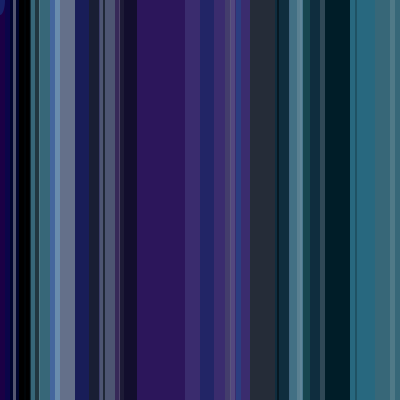
Frame 1 (no input)
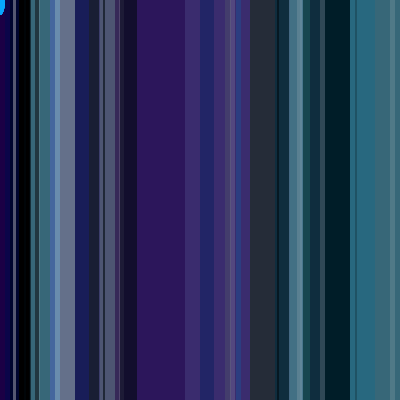
Frame 60 (the mouse pressed at the canvas centre just before this capture)
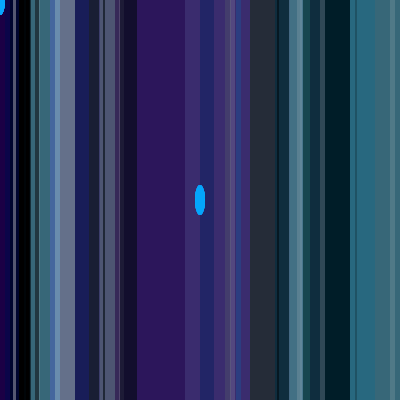
Frame 120 (the mouse held since frame 60 and released just before this capture)

The Processing sketch that drew these frames (run headless with seeded random() and noise(); from frame 60 on, the mouse is pressed at the canvas centre):

// Processing sketch: processing_37606
// ── processing_37606.pde

void setup() {
  size(400, 400);

background (0);
noStroke();
fill (70, 0, 177, 100);
rect (50, 0, 200, 400);
fill (70, 0, 177, 100);
rect (0, 0, 10, 400);
fill (116, 219, 255, 120);
rect (30, 0, 30, 400);
fill (116, 219, 255, 120);
rect (350, 0, 50, 400);
fill (167, 183, 255, 30);
rect (300, 0, 10, 400);
fill (167, 183, 255, 30);
rect (100, 0, 225, 400);
fill (0, 106, 147, 70);
rect (275, 0, 100, 400);
fill (145, 222, 207, 70);
rect (60, 0, 55, 400);
fill (189, 222, 207, 80);
rect (55, 0, 20, 400);
fill (0, 118, 76, 50);
rect (290, 0, 20, 400);
fill (95, 118, 76, 50);
rect (100, 0, 20, 400);
fill (95, 118, 76, 50);
rect (225, 0, 6, 400);
fill (0, 8, 75, 155);
rect (5, 0, 14, 400);
fill (0, 8, 75, 155);
rect (75, 0, 14, 400);
fill (0, 8, 75, 155);
rect (200, 0, 14, 400);
fill (165, 209, 255, 90);
rect (289, 0, 14, 400);
fill (165, 209, 255, 30);
rect (185, 0, 90, 400);
fill (216, 216, 216, 100);
rect (13, 0, 3, 400);
fill (216, 216, 216, 40);
rect (35, 0, 5, 400);
fill (216, 216, 216, 40);
rect (230, 0, 5, 400);
fill (216, 216, 216, 40);
rect (390, 0, 5, 400);
fill (216, 216, 216, 40);
rect (320, 0, 5, 400);
fill (216, 216, 216, 40);
rect (297, 0, 5, 400);
fill (216, 216, 216, 40);
rect (119, 0, 5, 400);
fill (0, 114, 188, 60);
rect (236, 0, 5, 400);
fill (0, 8, 13, 60);
rect (355, 0, 2, 400);
fill (0, 8, 13, 150);
rect (103, 0, 2, 400);
fill (0, 8, 13, 150);
rect (277, 0, 2, 400);
fill (0, 8, 13, 150);
rect (24, 0, 2, 400);
fill (0, 8, 13, 150);
rect (29, 0, 2, 400);
fill (0, 8, 13, 150);
rect (89, 0, 10, 400);
fill (0, 8, 13, 150);
rect (35, 0, 4, 400);
fill (0, 8, 13, 150);
rect (120, 0, 17, 400);

  smooth();
}
void draw() {
  if (mousePressed) {
    fill(3,169,255,30);
  } else {
    fill(3,169,255,50);
  }
  ellipse(mouseX, mouseY, 10, 30);
}
